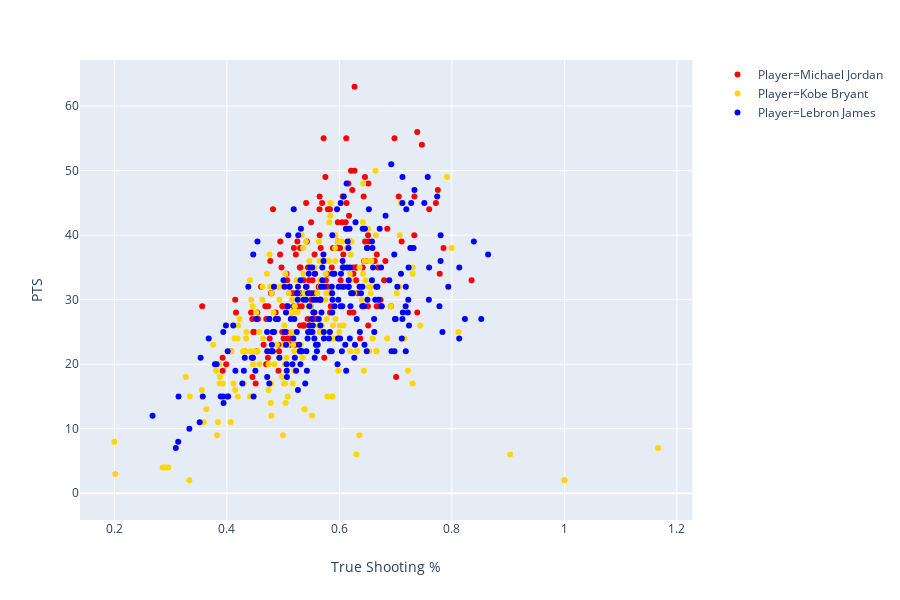

Notebook cell for this chart:
### Code cell
#plot true shooting % vs points scored
px.scatter(playoffs_mj_kb_lj,x='True Shooting %',y='PTS',color='Player',color_discrete_sequence=['red','gold','blue'],hover_name='Date')

### Figure 1 — Plotly figure (JSON) as saved in the notebook; plotly's stock layout.template omitted (floating-point values rounded to 4 significant figures; data arrays with more than 128 entries replaced by an {"elided": "..."} marker saying what was removed)
{"data": [{"hoverlabel": {"namelength": 0}, "hovertemplate": "<b>%{hovertext}</b><br><br>Player=Michael Jordan<br>True Shooting %=%{x}<br>PTS=%{y}", "hovertext": {"elided": "179 str values"}, "legendgroup": "Player=Michael Jordan", "marker": {"color": "red", "symbol": "circle"}, "mode": "markers", "name": "Player=Michael Jordan", "showlegend": true, "type": "scatter", "x": {"elided": "179 float values"}, "xaxis": "x", "y": {"elided": "179 float values"}, "yaxis": "y"}, {"hoverlabel": {"namelength": 0}, "hovertemplate": "<b>%{hovertext}</b><br><br>Player=Kobe Bryant<br>True Shooting %=%{x}<br>PTS=%{y}", "hovertext": {"elided": "220 str values"}, "legendgroup": "Player=Kobe Bryant", "marker": {"color": "gold", "symbol": "circle"}, "mode": "markers", "name": "Player=Kobe Bryant", "showlegend": true, "type": "scatter", "x": {"elided": "220 float values"}, "xaxis": "x", "y": {"elided": "220 float values"}, "yaxis": "y"}, {"hoverlabel": {"namelength": 0}, "hovertemplate": "<b>%{hovertext}</b><br><br>Player=Lebron James<br>True Shooting %=%{x}<br>PTS=%{y}", "hovertext": {"elided": "239 str values"}, "legendgroup": "Player=Lebron James", "marker": {"color": "blue", "symbol": "circle"}, "mode": "markers", "name": "Player=Lebron James", "showlegend": true, "type": "scatter", "x": {"elided": "239 float values"}, "xaxis": "x", "y": {"elided": "239 float values"}, "yaxis": "y"}], "layout": {"height": 600, "legend": {"tracegroupgap": 0}, "margin": {"t": 60}, "xaxis": {"anchor": "y", "domain": [0.0, 0.98], "title": {"text": "True Shooting %"}}, "yaxis": {"anchor": "x", "domain": [0.0, 1.0], "title": {"text": "PTS"}}}}
